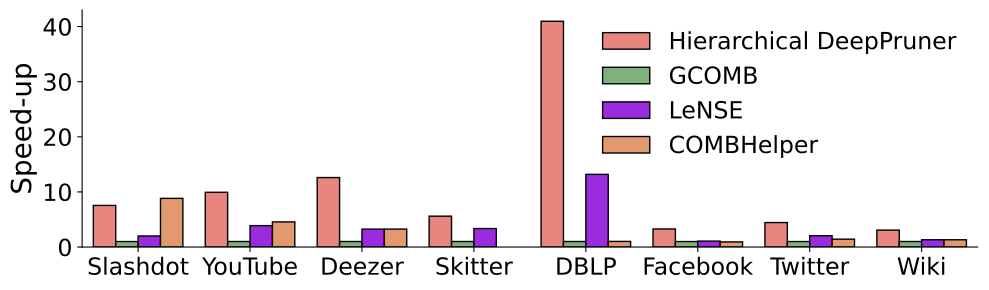

Write the Python code that produced this figure.
import os
from collections import defaultdict
import pandas as pd
import seaborn as sns
import matplotlib.pyplot as plt
from utils import load_from_pickle  # Assuming `load_from_pickle` is defined here

from greedy_maxcover import greedy as maxcover_heuristic
from greedy_maxcut import greedy as maxcut_heuristic
from imm import imm

# Specify problems
problems = ['MaxCover']

labels = {
    'MCTSPruner+GNNPruner': 'Hierarchical DeepPruner',
    'GCOMB': 'GCOMB',
    'LeNSE': 'LeNSE',
    'COMBHelper': 'COMBHelper',
      
}

for problem in problems:
    folder = f'{problem}/data'
    datasets = os.listdir(folder)
    df = defaultdict(list)
    


    for dataset in datasets:
        dataset_folder = os.path.join(folder, dataset)
        algorithms = ['MCTSPruner+GNNPruner', "GCOMB", 'LeNSE', 'COMBHelper']
        
        for algorithm in algorithms:

            

            try:
                if algorithm == 'MCTSPruner+GNNPruner':
                    data = load_from_pickle(os.path.join('generelization/ER_200/MaxCover/data', dataset, 'MCTSPruner+GNNPruner'))
                else:
                    data = load_from_pickle(os.path.join(dataset_folder, algorithm))
                df['Dataset'].append(dataset)
                df['Algorithm'].append(labels[algorithm])
                df['Speed-up'].append(data['Speedup'].iloc[0])
            except:
                pass

    # Convert to pandas DataFrame
    df = pd.DataFrame(df)

    # Plotting
    # plt.figure(figsize=(10, 6))
    plt.figure(figsize=(10, 3))
    sns.barplot(data=df, x="Dataset", y="Speed-up", hue="Algorithm",edgecolor='black',
                palette=['#f9766e','#75ba75','#a20dfd','#f5945c'])
    sns.despine()
    
    # plt.title(f"Speed-up Comparison for {problem}", fontsize=14)
    # plt.xlabel("Dataset", fontsize=12)
    plt.xlabel('')
    plt.ylabel("Speed-up", fontsize=20)
    plt.legend(title="Algorithm", fontsize=10)
    plt.xticks(fontsize=17)
    plt.yticks(fontsize =17)
    # Customize legend
    plt.legend(
        # title="Algorithm", 
        fontsize=17, 
        title_fontsize=17,
        loc='upper right', 
        frameon=False
    )
    plt.locator_params(axis='y', nbins=8)
    plt.tight_layout()
    plt.savefig('speed_up.pdf',bbox_inches='tight', dpi=300)
    plt.show()
